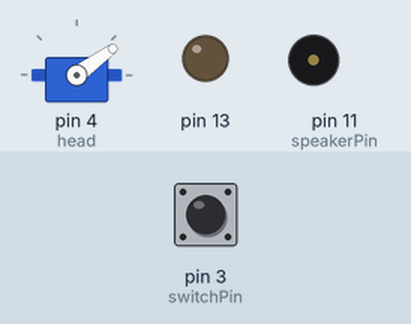
Simulated run of this sketch. Board: Arduino Uno, built with avr-gcc and run on an emulated ATmega328P. Shown: servo, output pins drawn as LEDs (lit = HIGH), buzzer (waves = sounding, pin HIGH). Inputs (shaded band) come from the test bench; at power-on: pin 3 (switchPin) HIGH.

Above: at 1.2 s.
1.3 s: pin 3 (switchPin) pulled LOW for 0.15 s
At 1.65 s:
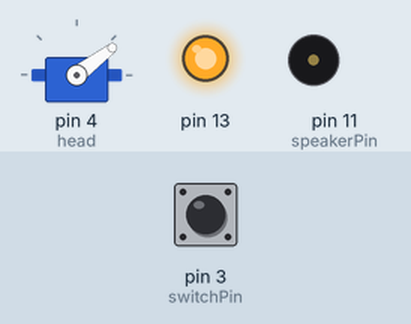
At 2.25 s:
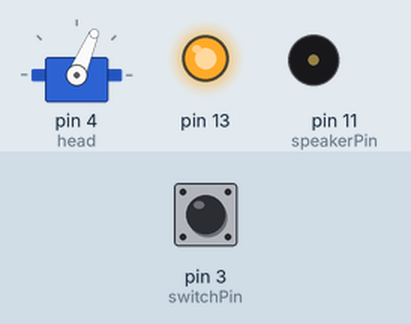
Timing chart, 0 to 10.3 s (numbered marks = the images above; inputs shaded):
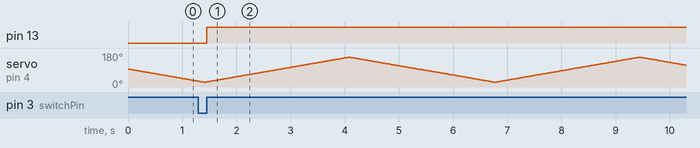

The sketch:

INO_Arduino_Robot.ino
```cpp
// INO ARDUINO ROBOT
// Version: 1.1.0
//Programmer: FoxtoN

/*Include Libraries*/
#include <Servo.h>

/*Declarations*/
#define echoPin 7 // Echo Pin
#define trigPin 8 // Trigger Pin
long duration, leftdistance, rightdistance, diagonalLdistance, diagonalRdistance, frontdistance, distance; // Duration used to calculate distance
Servo left; //left motor
Servo right; //right motor
Servo head; // Servo "head" with ultrasonic sensor
long start = 0;
int switchPin = 3;
volatile int switchState = 0;
int speakerPin = 11;


/*Setup Code*/

void setup()
{
/*Attach servo and assign inputs/outputs*/
 head.attach(4);
 pinMode(trigPin, OUTPUT);
 pinMode(echoPin, INPUT);
 pinMode(switchPin, INPUT);
 pinMode(speakerPin, OUTPUT);
 pinMode(13,OUTPUT);

 /* Attach the interrupt */
 attachInterrupt(1,react,RISING);

 /* Put servo in start position */
 lookForward();

	/*Serial for debugging	*/
	//Serial.begin(9600);
}

/* LOOP	*/

void loop()
{
	lookForward();
	lookLeft();
	lookRight();
}


 /*Functions*/

/*Interrupt function called when front switch changes state*/

void react()
{
	digitalWrite(13,HIGH);
}

void moveForward()
{
  left.attach(0);
   right.attach(1);
  left.write(125); //Left servo -> High value = forward
  right.write(12); // Right servo -> Low value = forward
}

void moveforwardSlow()
{
 left.attach(0);
 right.attach(1);
 left.write(125); //Left servo -> High value = forward
 right.write(12); // Right servo -> Low value = forward
}

void moveBackward()
{
   left.attach(0);
 right.attach(1);
  left.write(20); //Left servo -> Low value = backward
  right.write(140); // Right servo -> High value = backward

}

void moveStop()
{
   left.detach();
   right.detach();
}

void stopLeft()
{
  left.detach();
}

void stopRight()
{
 right.detach();
}

void moveLeft()
{
  if(!right.attached())
{
  right.attach(1);
  left.attach(0);
}
  right.write(16);
  left.write(20);
}

void moveRight()
{
 if(!left.attached())
{
  left.attach(0);
  right.attach(1);
}
  left.write(136);
  right.write(140);

}

void lookForward()
{
	 head.write(93);
        delay(20);
}


void lookLeft()
{
  for(int i = 93; i>=26; i-=1)
  {
        head.write(i);
	//	scan(i);
        delay(20);
  }
   for(int i = 25; i<=92; i+=1)
  {
        head.write(i);
		//scan(i);
        delay(20);
  }

}


void lookRight()
{
  for(int i = 93; i <= 157; i+=1)
  {
	head.write(i);
	delay(20);
   }
  for(int i = 158; i>=94; i-=1)
  {
	head.write(i);
	delay(20);
  }
}


void checkFront()
{

}

void readSwitch()
{
switchState = digitalRead(switchPin);
delay(10);
}

long scan(int servonumber) //Scan function that returns long
{
   digitalWrite(trigPin, LOW);
 delayMicroseconds(2);

 digitalWrite(trigPin, HIGH);
 delayMicroseconds(10);

 digitalWrite(trigPin, LOW);
 duration = pulseIn(echoPin, HIGH);

 //Calculate the distance (in cm) based on the speed of sound.
 distance = duration/58.2;
 return distance;
}
```

Measured:
- after the input at 1.3 s, pin 13: LOW → HIGH after 0.15 s
